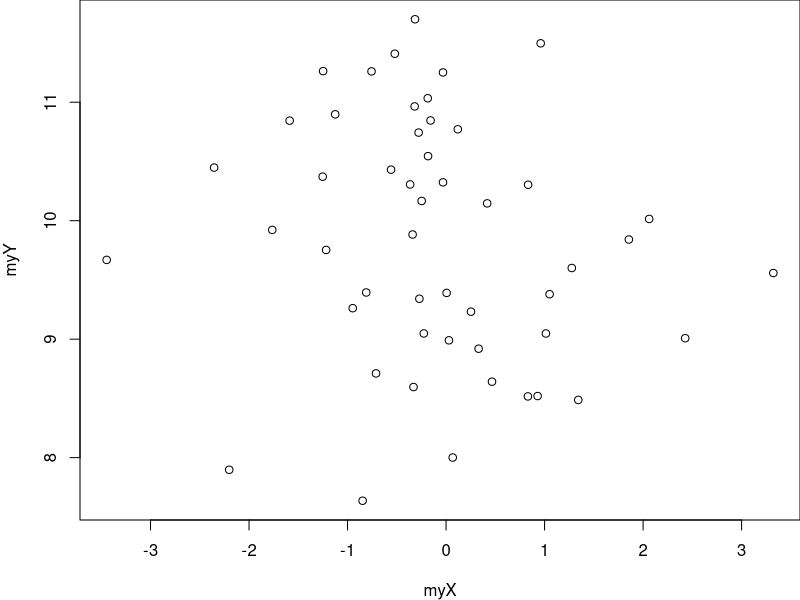
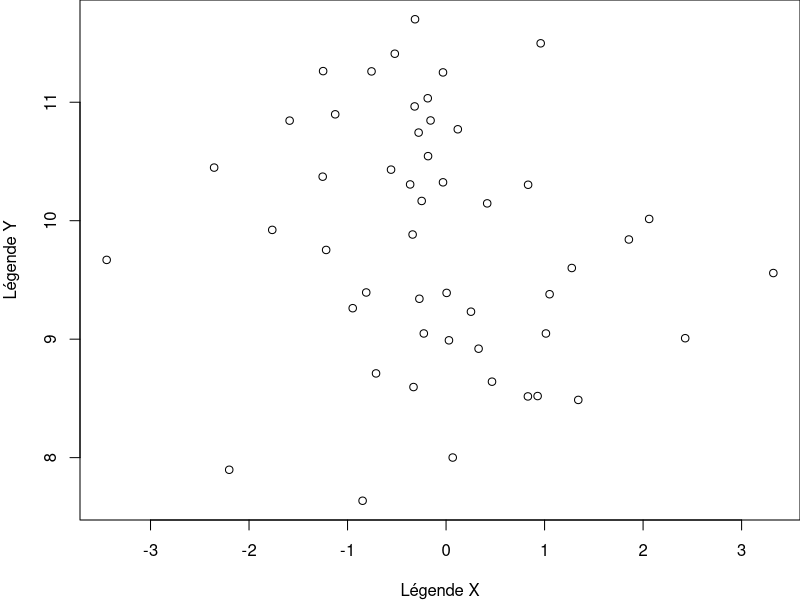
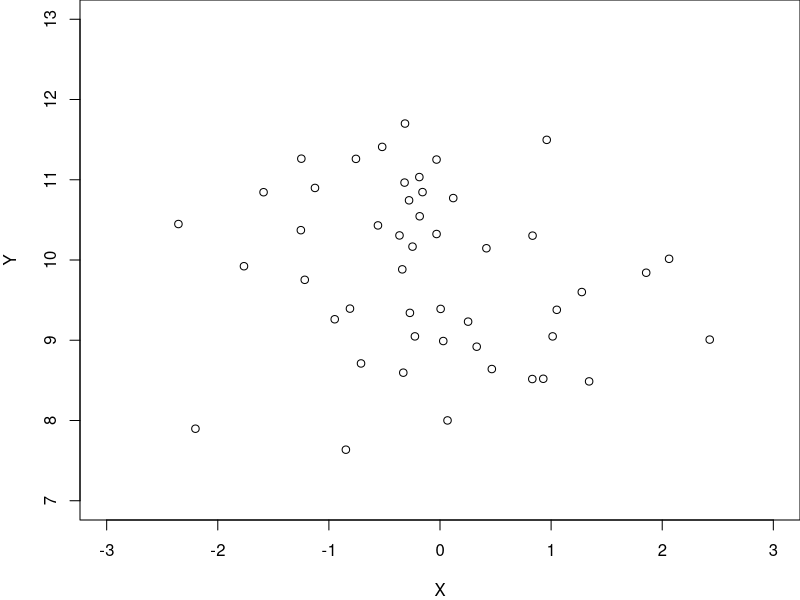
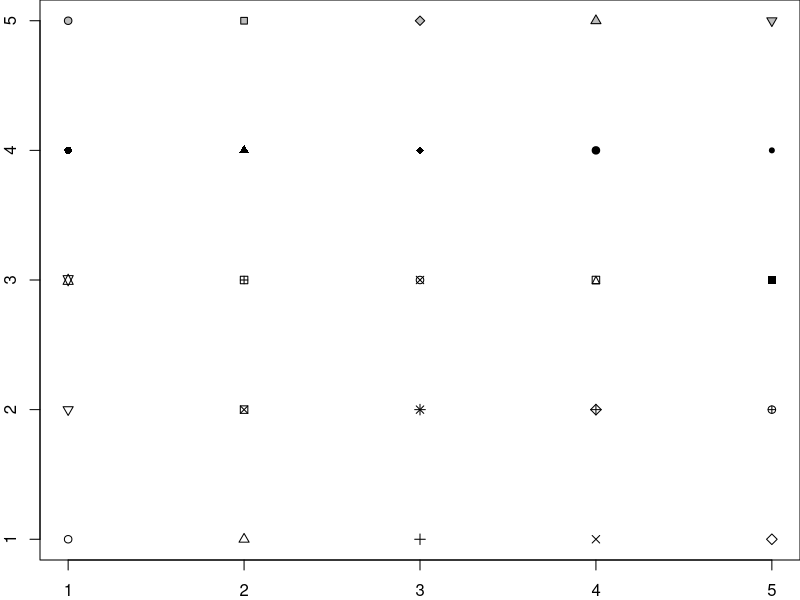
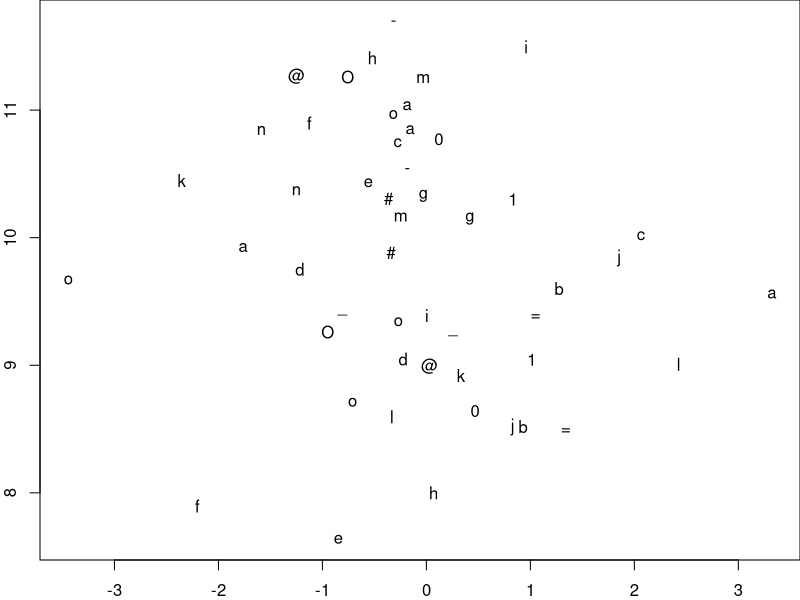
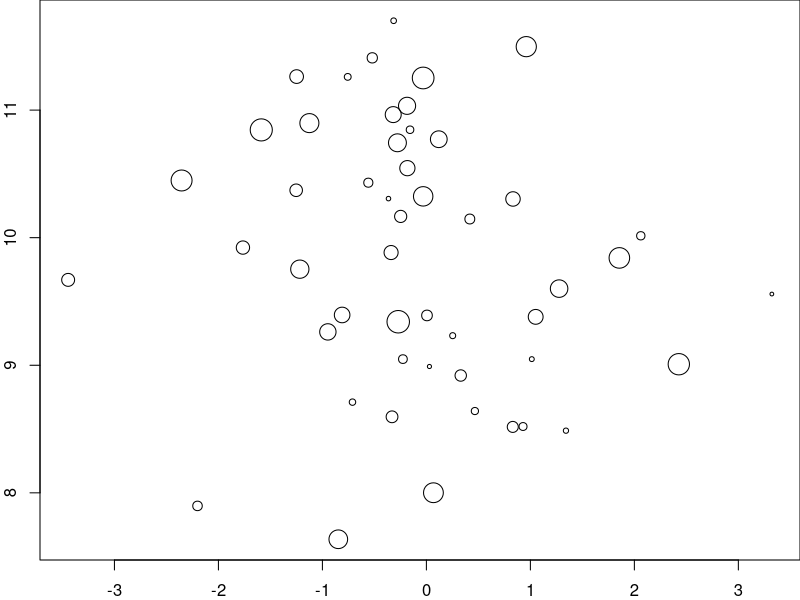
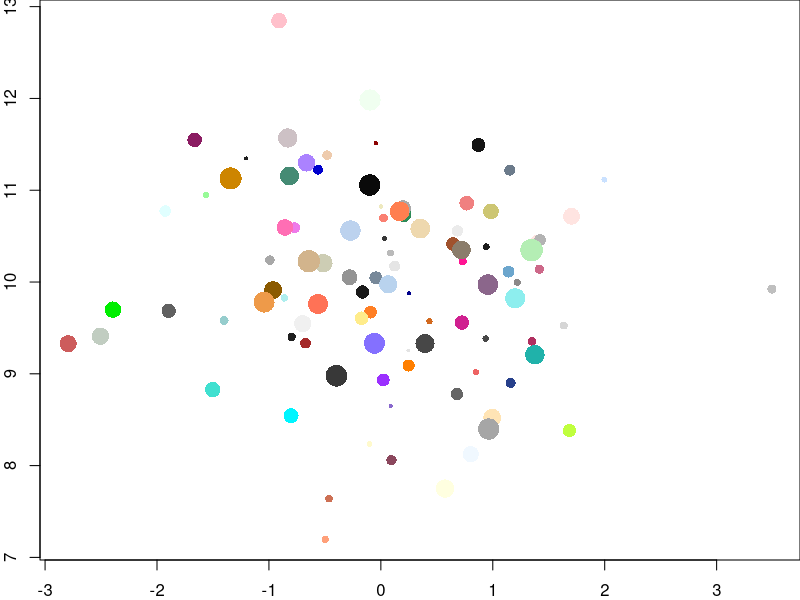
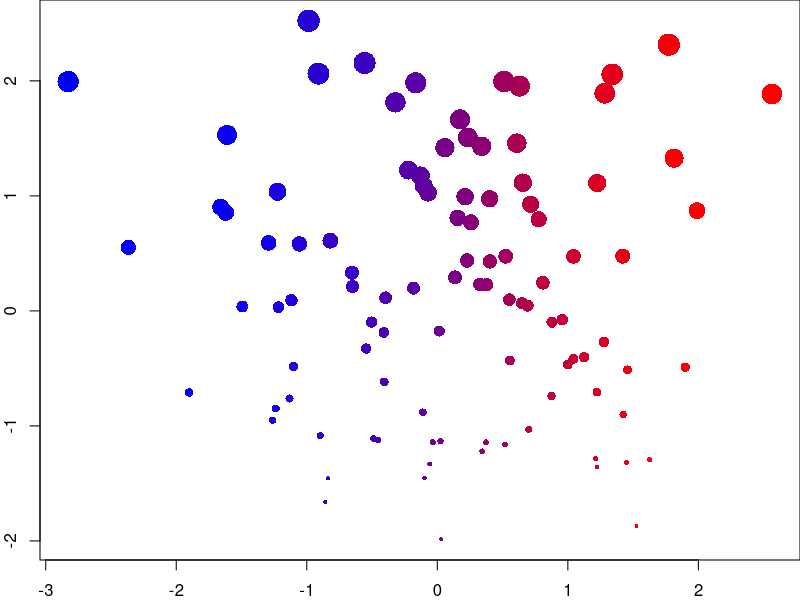

Write R code to recreate these figures, in order.
## ---- chunk 1
op <- par(no.readonly = TRUE)
## ---- chunk 2
# tirage aléatoire de 50 valeurs dans une loi Normale
myX <- rnorm(50, mean = 0, sd = 1) 
myY <- rnorm(50, mean = 10, sd = 1)
par(mar = c(4, 4, 0, 0)) # réduction des marges
plot(x = myX, y = myY)
## ---- chunk 3
par(mar = c(4, 4, 0, 0)) # réduction des marges
plot(x = myX, y = myY, 
  xlab = "Légende X", ylab = "Légende Y")
## ---- chunk 4
par(mar = c(4, 4, 0, 0)) # réduction des marges
plot(x = myX, y = myY, 
  xlab = "X", ylab = "Y", 
  xlim = c(-3, 3), ylim = c(7, 13))
## ---- chunk 5
par(mar = c(2, 2, 0, 0)) # réduction des marges
plot(x = rep(seq(1:5), 5), y = rep(seq(1:5), each = 5),
  pch = 1:25, bg = "gray", xlab = "", ylab = "")
## ---- chunk 6
par(mar = c(2, 2, 0, 0)) # réduction des marges
plot(x = myX, y = myY, xlab = "", ylab = "",
  pch = c(
    "a", "@", "#", "1", "=", "-", "_", "o", "O", "0", 
    letters[1:15]))
## ---- chunk 7
par(mar = c(2, 2, 0, 0)) # réduction des marges
plot(x = myX, y = myY, xlab = "", ylab = "",
  cex = seq(from = 0.5, to = 3, length.out = 50))
## ---- chunk 8
myX <- rnorm(100, mean = 0, sd = 1)
myY <- rnorm(100, mean = 10, sd = 1)
par(mar = c(2, 2, 0, 0)) # réduction des marges
plot(x = myX, y = myY, xlab = "", ylab = "",
  cex = seq(from = 0.5, to = 3, length.out = 100),
  pch = 16,
  col = sample(colors(), 100))
## ---- chunk 9
myX <- rnorm(100)
myY <- rnorm(100)
dfGraph <- data.frame(myX, myY)
dfGraph <- dfGraph[order(dfGraph$myX),]
dfGraph$myCol <- colorRampPalette(c("blue", "red"))(100)
dfGraph <- dfGraph[order(dfGraph$myY),]
dfGraph$myCex <- seq(from = 0.5, to = 3, length.out = 100)
par(mar = c(2, 2, 0, 0)) # réduction des marges
plot(x = dfGraph$myX, y = dfGraph$myY, 
  cex = dfGraph$myCex, pch = 16, col = dfGraph$myCol, 
  xlab = "", ylab = "")
## ---- chunk 10
myX <- 1:20
myY <- rnorm(20, mean = 10, sd = 1)
par(mar = c(2, 2, 0, 0)) # réduction des marges
plot(x = myX, y = myY, xlab = "", ylab = "",
  type = 'b') # 'p', 'l', 'b', 'c', 'o', 'h', 's', 'S', 'n'
## ---- chunk 11
par(mfrow = c(1, 2), mar = c(2, 2, 0, 0))
plot(x = myX, y = myY, xlab = "", ylab = "",
  type = 'b', pch = 16, cex = 3) 
grid(lwd = 3, lty = 1)
plot(x = myX, y = myY, xlab = "", ylab = "",
  type = 'b', pch = 16, cex = 3, 
  panel.first = grid(lwd = 3, lty = 1)) 
par(mfrow = c(1, 1))
## ---- chunk 12
op <- par(no.readonly = TRUE)
par(mfrow = c(2, 2), mar = c(2, 2, 0, 0))
graph4 <- lapply(1:4, function(i){
  plot(x = rnorm(100), y = rnorm(100),
    xlab = "", ylab = "",
    col = i, pch = 16)
})
par(op)
## ---- chunk 13
myX <- rnorm(100)
myY <- rnorm(100)
par(mar = c(2, 2, 0, 0)) 
plot(x = myX, y = myY, xlab = "", ylab = "",
  xlim = c(-4, 4), ylim = c(-4, 4),   
  pch = 16, cex = 1.5, 
  col = sample(colors(), size = 100),
  panel.first = {
    grid()
    abline(v = c(min(myX), max(myX)), lty = 2)
    abline(h = c(min(myY), max(myY)), lty = 2)
    abline(v = mean(myX), lty = 1)
    abline(h = mean(myY), lty = 1)
})
## ---- chunk 14
op <- par(no.readonly = TRUE)
par(mfrow = c(2, 2), mar = c(2, 2, 1, 1))
myX <- list(
  rnorm(1000),
  rgamma(1000, shape = 1),
  sample(1:100, size = 1000, replace = TRUE),
  rbeta(1000, shape1 = 1, shape2 = 2)
)
myTitle <- c("Normal", "Gamma", "Uniform", "Beta")
tr <- lapply(1:4, function(i){
  hist(myX[[i]], 
    col = heat.colors(15), 
    main = myTitle[i]
  )
})
par(op)
## ---- chunk 15
myX <- c(4, 5, 8)
par(mar = c(3, 3, 1, 1)) 
barplot(myX, names.arg = c("A", "B", "C"))
## ---- chunk 16
op <- par(no.readonly = TRUE)
par(mfrow = c(1, 2), mar = c(2, 2, 1, 1))
myX <- matrix(c(4, 5, 8, 4, 6, 2), nrow = 2)
barplot(myX, names.arg = c("A", "B", "C"))
myX <- matrix(c(4, 5, 8, 4, 6, 2, 3, 4, 5), nrow = 3)
barplot(myX, names.arg = c("A", "B", "C"))
par(op)
## ---- chunk 17
n <- 50
myX <- rnorm(n)
myY <- rnorm(n)
myCol <- c(2, sample(c(4, 2), size = (n - 1), replace = TRUE))
myColors <- colorRampPalette(c("blue", "red"))(100)
myYCut <- cut(myY, breaks = -4:4)
myXCut <- cut(myX, breaks = -4:4)
myYCutCol <- table(myCol, myYCut)
myXCutCol <- table(myCol, myXCut)
xCol <- round(
  myXCutCol[1,] / (myXCutCol[1,] + myXCutCol[2,]) * 100
)
xCol[is.na(xCol) | xCol == 0] <- 1
yCol <- round(
  myYCutCol[1,] / (myYCutCol[1,] + myYCutCol[2,]) * 100
)
yCol[is.na(yCol) | yCol == 0] <- 1
op <- par(no.readonly = TRUE)
par(mar = c(2, 3, 1, 1))
layout(matrix(c(1, 1, 0, 
                2, 2, 3, 
                2, 2, 3), ncol = 3, byrow = TRUE))
barplot(table(myXCut), las = 1, col = myColors[xCol])
plot(x = myX, y = myY, col = myCol, pch = 16, 
  xlim = c(-4, 4), ylim = c(-4, 4), cex = 1.5, 
  panel.first = grid())
barplot(
  table(myYCut), 
  las = 1, 
  horiz = TRUE, 
  col = myColors[yCol])
par(op)
## ---- chunk 18
graphBarplotCol <- function(n){
  myX <- rnorm(n)
  myY <- rnorm(n)
  myCol <- c(2, sample(c(4, 2), size = (n - 1), replace = TRUE))
  myColors <- colorRampPalette(c("blue", "red"))(100)
  myYCut <- cut(myY, breaks = -4:4)
  myXCut <- cut(myX, breaks = -4:4)
  myYCutCol <- table(myCol, myYCut)
  myXCutCol <- table(myCol, myXCut)
  xCol <- round(
    myXCutCol[1,] / (myXCutCol[1,] + myXCutCol[2,]) * 100
  )
  xCol[is.na(xCol) | xCol == 0] <- 1
  yCol <- round(
    myYCutCol[1,] / (myYCutCol[1,] + myYCutCol[2,]) * 100
  )
  yCol[is.na(yCol) | yCol == 0] <- 1
  op <- par(no.readonly = TRUE)
  par(mar = c(2, 3, 1, 1))
  layout(matrix(c(1, 1, 0, 
                  2, 2, 3, 
                  2, 2, 3), ncol = 3, byrow = TRUE))
  barplot(table(myXCut), las = 1, col = myColors[xCol])
  plot(x = myX, y = myY, col = myCol, pch = 16, 
    xlim = c(-4, 4), ylim = c(-4, 4), cex = 1.5, 
    panel.first = grid())
  barplot(
    table(myYCut), 
    las = 1, 
    horiz = TRUE, 
    col = myColors[yCol])
  par(op)
}
graphBarplotCol(n = 1000)
## ---- chunk 19
par(mar = c(3, 1, 1, 1)) # réduction des marges
barplot(rnorm(20), horiz = TRUE, col = rainbow(20))
## ---- chunk 20
gender <- data.frame(
  m = cut(sample(1:75, 1000, replace = TRUE), 
    breaks = seq(from = 0, to = 80, by = 10)), 
  f = cut(sample(1:75, 1000, replace = TRUE), 
    breaks = seq(from = 0, to = 80, by = 10))
)
op <- par(no.readonly = TRUE)
par(mfrow = c(1, 2), mar = c(2, 1, 2, 1))
barplot(
  -table(gender$f), 
  horiz = TRUE, 
  col = "salmon")
barplot(
  table(gender$m), 
  horiz = TRUE, 
  col = "lightblue")
par(op)
## ---- chunk 21
df <- data.frame(
  box1 = rnorm(1000), 
  box2 = rgamma(1000, shape = 1), 
  box3 = sample(-3:3, size = 1000, replace = TRUE),
  box4 = rbeta(1000, shape1 = 1, shape2 = 2)
)
par(mar = c(2, 2, 0, 0)) # réduction des marges
boxplot(
  df, 
  col = c(
    rgb(0, 94, 255, maxColorValue = 255),  
    rgb(255, 0, 174, maxColorValue = 255),  
    rgb(255, 136, 0, maxColorValue = 255),  
    rgb(119, 255, 0, maxColorValue = 255)))
## ---- chunk 22
df$cat <- sample(
  c("w", "x", "y", "z"), 
  size = 1000, 
  replace = TRUE)
par(mar = c(4, 4, 0, 0)) 
boxplot(
  df$box3 ~ df$cat, 
  col = c(rgb(0, 94, 255, maxColorValue = 255),  
    rgb(255, 0, 174, maxColorValue = 255),  
    rgb(255, 136, 0, maxColorValue = 255),  
    rgb(119, 255, 0, maxColorValue = 255)), 
  ylab = "Box3")
df$cat2 <- sample(1:3, size = 1000, replace = TRUE)
par(mar = c(2, 2, 0, 0)) 
boxplot(
  df$box4 ~ df$cat*df$cat2, 
  col = c(
    rgb(0, 94, 255, maxColorValue = 255),  
    rgb(255, 0, 174, maxColorValue = 255),  
    rgb(255, 136, 0, maxColorValue = 255),  
    rgb(119, 255, 0, maxColorValue = 255)), 
  ylab = "Box4")
## ---- chunk 23
df$cat <- sample(
  c("w", "x", "y", "z"), 
  size = 1000, 
  replace = TRUE)
par(mar = c(2, 2, 0, 0)) 
boxplot(
  df$box2 ~ df$cat, 
  horizontal = TRUE, 
  col = c(rgb(255, 110, 0, maxColorValue = 255),  
  rgb(230, 255, 0, maxColorValue = 255),  
  rgb(0, 178, 255, maxColorValue = 255),  
  rgb(166, 0, 255, maxColorValue = 255)), xlab = "Box2")
